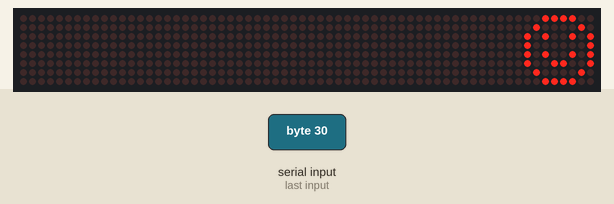
Simulated run of this sketch. Board: Arduino Uno, built with avr-gcc and run on an emulated ATmega328P. On the bench: 64×8 LED matrix. The test bench sets the inputs (shaded band). What the sketch prints to the serial monitor is not drawn.

1.3 s: byte 30 received over Serial
Above: at 1.8 s.
2.8 s: byte 90 received over Serial
4.5 s: byte 120 received over Serial
6.0 s: byte 30 received over Serial
9.0 s: byte 90 received over Serial
12.0 s: byte 120 received over Serial
Timing chart, 0 to 15.0 s (numbered marks = the images above; inputs shaded):
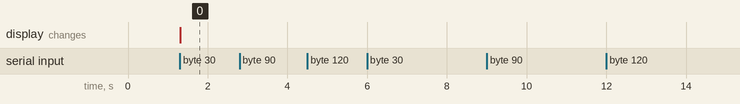

Measured:
- after the input at 1.3 s, the display: changes at once (image 0)
- after the input at 2.8 s, every drawn part: stays the same
- after the input at 4.5 s, every drawn part: stays the same
- after the input at 6.0 s, every drawn part: stays the same
- after the input at 9.0 s, every drawn part: stays the same
- after the input at 12.0 s, every drawn part: stays the same

The sketch:

LCDMatrix.ino
```cpp
#include <LedControl.h>
char serialData;
int pin=10;

//Pins
int DIN = 12;
int CS =  11;
int CLK = 10;

//LED combinations
byte smile[8]=   {0x3C,0x42,0xA5,0x81,0xA5,0x99,0x42,0x3C};
byte neutral[8]= {0x3C,0x42,0xA5,0x81,0xBD,0x81,0x42,0x3C};
byte frown[8]=   {0x3C,0x42,0xA5,0x81,0x99,0xA5,0x42,0x3C};
byte thumbsUp[8]= {0x0C,0x14,0x2F,0xC3,0xC3,0xE3,0x1E};

LedControl lc=LedControl(DIN,CLK,CS,0);

void setup(){
 lc.shutdown(0,false);       //The MAX72XX is in power-saving mode on startup
 lc.setIntensity(0,15);      // Set the brightness to maximum value
 lc.clearDisplay(0);         // and clear the display
 pinMode(pin, OUTPUT);
 Serial.begin(9600);
}

void loop(){

    if(Serial.available())
    serialData = Serial.read();
    Serial.print(serialData);

    //Setting the sensitivity constraints
    if(serialData >= 10){
      printByte(smile);

    }
    else if(serialData < 10){
      lc.clearDisplay(0);
    }
}

void printByte(byte character [])
{
  int i = 0;
  for(i=0;i<8;i++)
  {
    lc.setRow(0,i,character[i]);
  }
}
```
